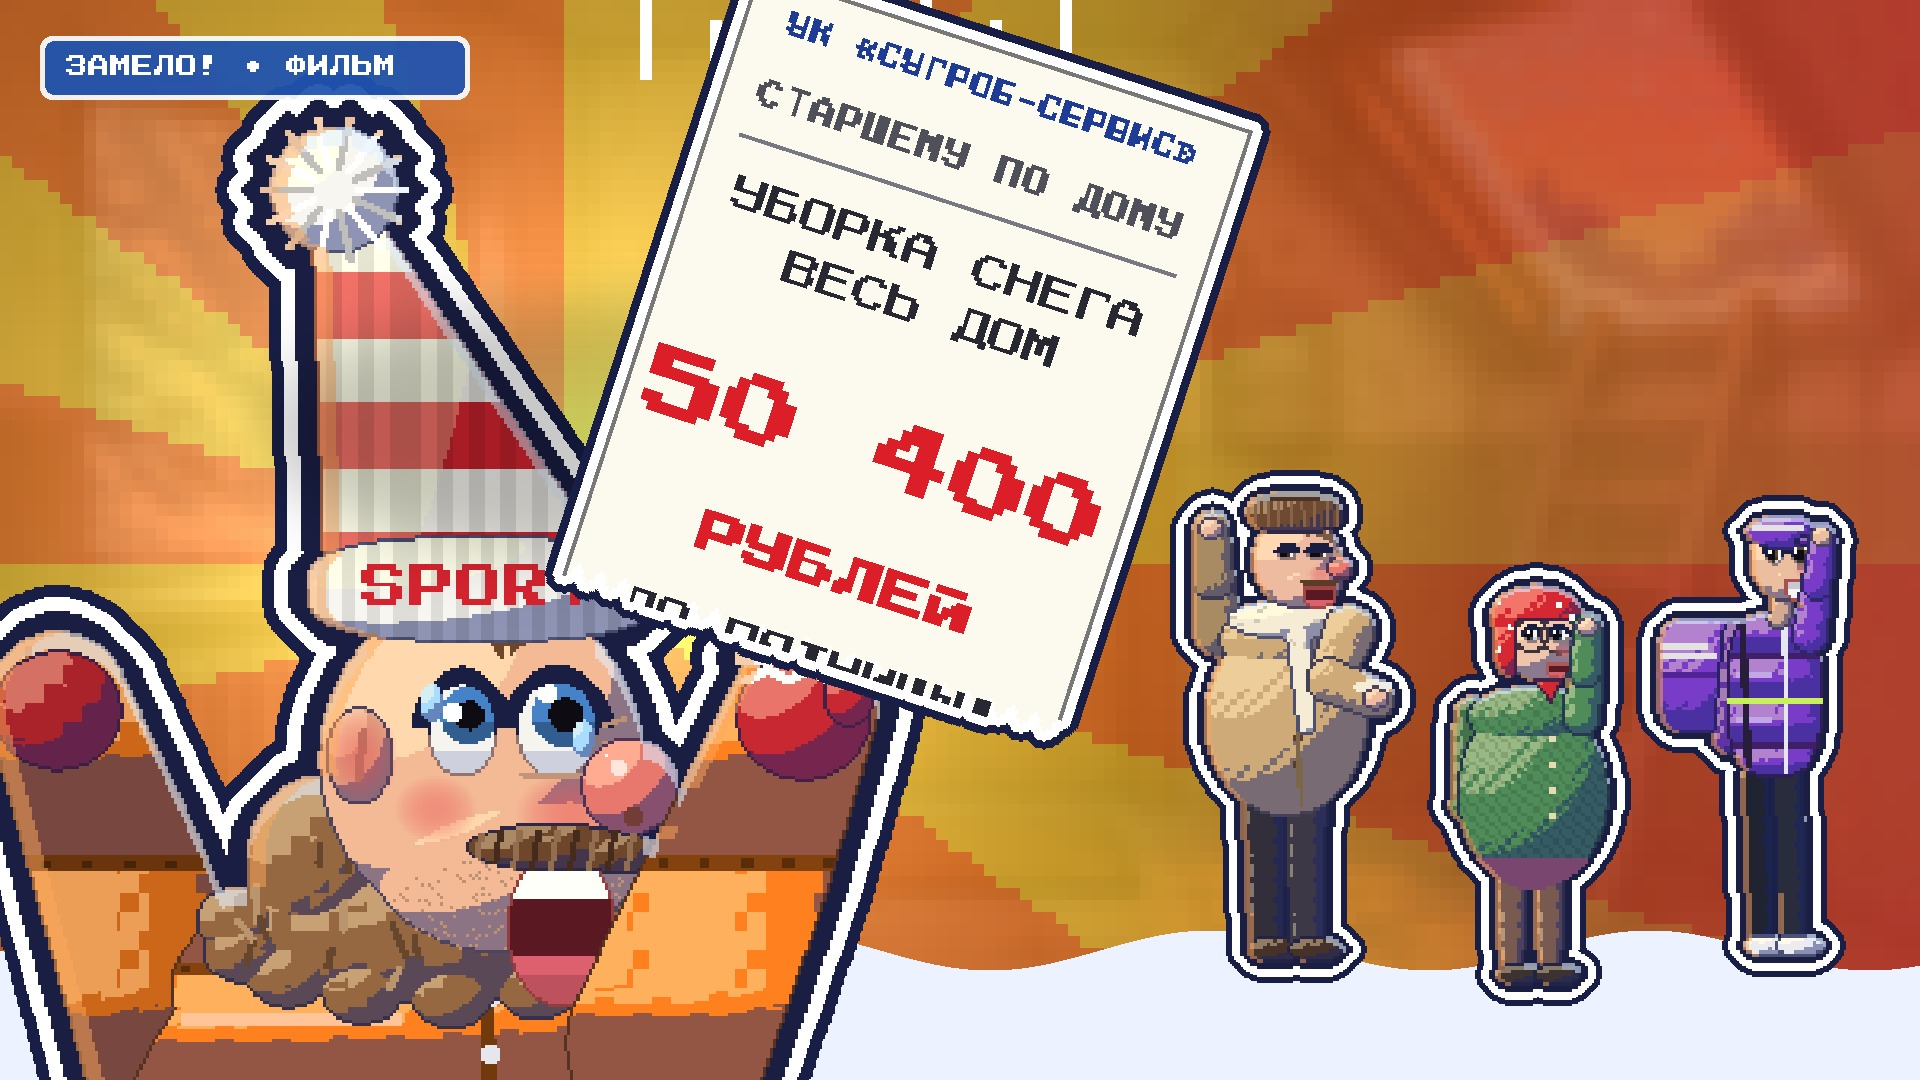

The script that saved this image:
"""CTR cover 1920x1080 for «ЗАМЕЛО! СОБРАНИЕ ЖИЛЬЦОВ» (MrBeast-style «about to happen», owner 16.11.2026):
one huge terrified face (Жора, ~50 % of the height, left), a GIANT УК receipt «50 400 ₽» falling on him from the top right (the moment
before impact, motion lines + its shadow on him), the smug neighbours behind voting «ЗА!» with raised hands (contrast emotion),
a bright warm RU sunburst, thick white + navy sticker outlines, the bottom-right timestamp corner empty.
  python3 cover.py -> cover.png + cover.jpg (<= 2 MB) + cover_small.png (320x180 phone preview)"""
import os
os.environ['PV_WIDE'] = '1'
import sys, math, pathlib
HERE = pathlib.Path(__file__).resolve().parent
ROOT = HERE.parents[2]
sys.path.insert(0, str(ROOT / 'engine'))
import numpy as np
from PIL import Image, ImageDraw, ImageFilter
import overlays as O
from props import zampix as ZX, zamcast as C, zamkit as K
from props.dibspix import blit

W, H = 1920, 1080
KEY = np.array((1, 254, 3), np.uint8)
t = 0.4


def layer(fn, scale, x, y, **kw):
    """draw a sprite on a key-coloured canvas with its HEAD at the output point (x, y) -> (rgb, mask)"""
    can = np.zeros((H, W, 3), np.uint8); can[:] = KEY
    sp = ZX.draw(fn, scale, t=t, **kw)
    hx, hy = sp.anchors.get('head', (0.0, 0.0))
    if kw.get('flip'): hx = -hx
    blit(can, sp, x - hx * scale, y + hy * scale, scale, None, False)
    m = np.any(can != KEY, axis=2)
    return can, m


def stick(big, rgb, m, w_in=12, w_out=22, col=(24, 30, 70)):
    P = 40
    mp = np.pad(m, P)
    a = O._dilate(mp, w_in)[P:-P, P:-P] & ~m
    b = O._dilate(mp, w_out)[P:-P, P:-P] & ~m & ~a
    big[b] = col; big[a] = (255, 255, 255); big[m] = rgb[m]


# ---------------------------------------------------------------- background: warm sunburst + a hint of the snowy landing, pixelated
yy, xx = np.mgrid[0:H, 0:W]
cx, cy = 560, 560
ang = np.arctan2(yy - cy, xx - cx); r = np.hypot(yy - cy, xx - cx)
ray = (np.floor((ang + math.pi) / (2 * math.pi) * 20) % 2).astype(bool)
c1, c2 = np.array([255, 196, 40]), np.array([255, 120, 30])
bg = np.where(ray[..., None], c1, c2).astype(float)
glow = np.clip(1 - r / 1000, 0, 1)[..., None]
bg = bg * (0.7 + 0.3 * glow) + np.array([255, 250, 200]) * (glow ** 3) * 0.7
red = np.clip((xx - 1100) / 820, 0, 1)[..., None]
bg = bg * (1 - red * 0.55) + np.array([230, 40, 60]) * red * 0.55
land = np.array(Image.open(ROOT / 'series' / 'zamelo' / 'bg' / 'landing.png').convert('RGB').resize((W, H)).filter(ImageFilter.GaussianBlur(8)),
                float)
bg = bg * 0.8 + land * 0.2
px = 12
bg = np.repeat(np.repeat(bg[::px, ::px], px, 0), px, 1)[:H, :W]
big = np.clip(bg, 0, 255).astype(np.uint8)
snow = (yy > 950 + 20 * np.sin(xx / 70.0))                      # a snowdrift along the bottom (the series' snow)
big[snow] = (236, 242, 255)

# ---------------------------------------------------------------- the neighbours behind, voting «ЗА!» (smaller, smug)
for fn, x, y, s, kw in ((C.gosha, 1270, 560, 6.6, dict(expr='smug', mouth_=0.6, hand_f=(-12.0, 86.0), hand_n=(14.0, 40.0),
                                                        look=(-0.8, 0.0))),
                        (C.nina, 1520, 640, 6.4, dict(expr='kind', mouth_=0.5, hand_n=(10.0, 70.0), look=(-0.8, 0.0))),
                        (C.vitek, 1760, 560, 6.4, dict(expr='cheerful', mouth_=0.6, hand_n=(10.0, 82.0), look=(-0.8, 0.0)))):
    rgb, m = layer(fn, s, x, y, flip=True, **kw)
    stick(big, rgb, m, 8, 14)

# ---------------------------------------------------------------- the falling giant receipt (top right) + its shadow on Жора
rw, rh = 520, 640
rc = Image.new('RGBA', (rw // 4, rh // 4), (0, 0, 0, 0)); d = ImageDraw.Draw(rc); d.fontmode = '1'
d.rectangle([0, 0, rw // 4 - 1, rh // 4 - 1], fill=(252, 250, 238, 255), outline=(120, 120, 120, 255))
for x in range(0, rw // 4, 6): d.polygon([(x, rh // 4 - 1), (x + 3, rh // 4 - 5), (x + 6, rh // 4 - 1)], fill=(0, 0, 0, 0))


def tx(y, s, size, col):
    f = O.pfont(size)
    while f.getlength(s) > rw // 4 - 10 and size > 4: size -= 1; f = O.pfont(size)
    d.text(((rw // 4 - f.getlength(s)) / 2, y), s, font=f, fill=col)


tx(8, 'УК «СУГРОБ-СЕРВИС»', 10, (30, 60, 150))
tx(26, 'СТАРШЕМУ ПО ДОМУ', 7, (80, 80, 90))
d.line([(8, 40), (rw // 4 - 8, 40)], fill=(120, 120, 130))
tx(50, 'УБОРКА СНЕГА', 9, (40, 40, 50))
tx(64, 'ВЕСЬ ДОМ', 9, (40, 40, 50))
tx(96, '50 400', 30, (220, 30, 40))
tx(132, 'РУБЛЕЙ', 12, (220, 30, 40))
tx(156, 'ДО ПЯТНИЦЫ!', 9, (40, 40, 50))
rc = rc.resize((rw, rh), Image.NEAREST).rotate(-18, resample=Image.NEAREST, expand=True)
rca = np.array(rc)
ox, oy = 560, -30
# motion lines above the receipt (it falls)
for q in range(7):
    x0 = ox + 80 + q * 70
    big[max(0, oy + 20 + (q % 2) * 30):max(0, oy + 110 + (q % 2) * 30), x0:x0 + 12] = (255, 255, 255)
shadow = Image.new('L', (W, H), 0)
ImageDraw.Draw(shadow).ellipse([260, 300, 980, 560], fill=120)
sh = np.array(shadow.filter(ImageFilter.GaussianBlur(30)), float)[..., None] / 255.0

# ---------------------------------------------------------------- Жора: the huge terrified face, looking up at the receipt
rgb, m = layer(C.zhora, 19.0, 470, 760, expr='shock', mouth_=1.0, look=(0.5, 1.0), blink=False, sweat=2.0, frost=0.0,
               hand_n=(30.0, 92.0), hand_f=(-26.0, 92.0))
stick(big, rgb, m, 14, 26)
big[:] = np.clip(big.astype(float) * (1 - sh * 0.45), 0, 255).astype(np.uint8)     # the receipt's shadow falls on him

# the receipt itself, with a sticker outline
ra = rca[..., 3] > 0
rr = np.zeros((H, W, 3), np.uint8); mm = np.zeros((H, W), bool)
sy0 = max(0, -oy); dy0 = max(0, oy)
hh, ww = min(rca.shape[0] - sy0, H - dy0), min(rca.shape[1], W - ox)
rr[dy0:dy0 + hh, ox:ox + ww] = rca[sy0:sy0 + hh, :ww, :3]; mm[dy0:dy0 + hh, ox:ox + ww] = ra[sy0:sy0 + hh, :ww]
stick(big, rr, mm, 10, 18)

# ---------------------------------------------------------------- the series plate (small, top-left)
pl = K.badge(0)
im = Image.new('RGBA', (430, 64), (0, 0, 0, 0)); dd = ImageDraw.Draw(im); dd.fontmode = '1'
dd.rounded_rectangle([0, 0, 429, 63], 12, fill=(250, 250, 250, 240)); dd.rounded_rectangle([5, 5, 424, 58], 9, fill=(32, 84, 176, 240))
dd.text((26, 20), 'ЗАМЕЛО! • ФИЛЬМ', font=O.pfont(22), fill=(255, 255, 255))
O.overlay(big, np.array(im), 40, 36, 1.0)

out = Image.fromarray(big)
out.save(HERE / 'cover.png')
out.resize((320, 180), Image.LANCZOS).save(HERE / 'cover_small.png')
q = 92
while True:
    out.save(HERE / 'cover.jpg', quality=q)
    if (HERE / 'cover.jpg').stat().st_size <= 2_000_000 or q < 60: break
    q -= 4
print(HERE / 'cover.jpg', (HERE / 'cover.jpg').stat().st_size)
